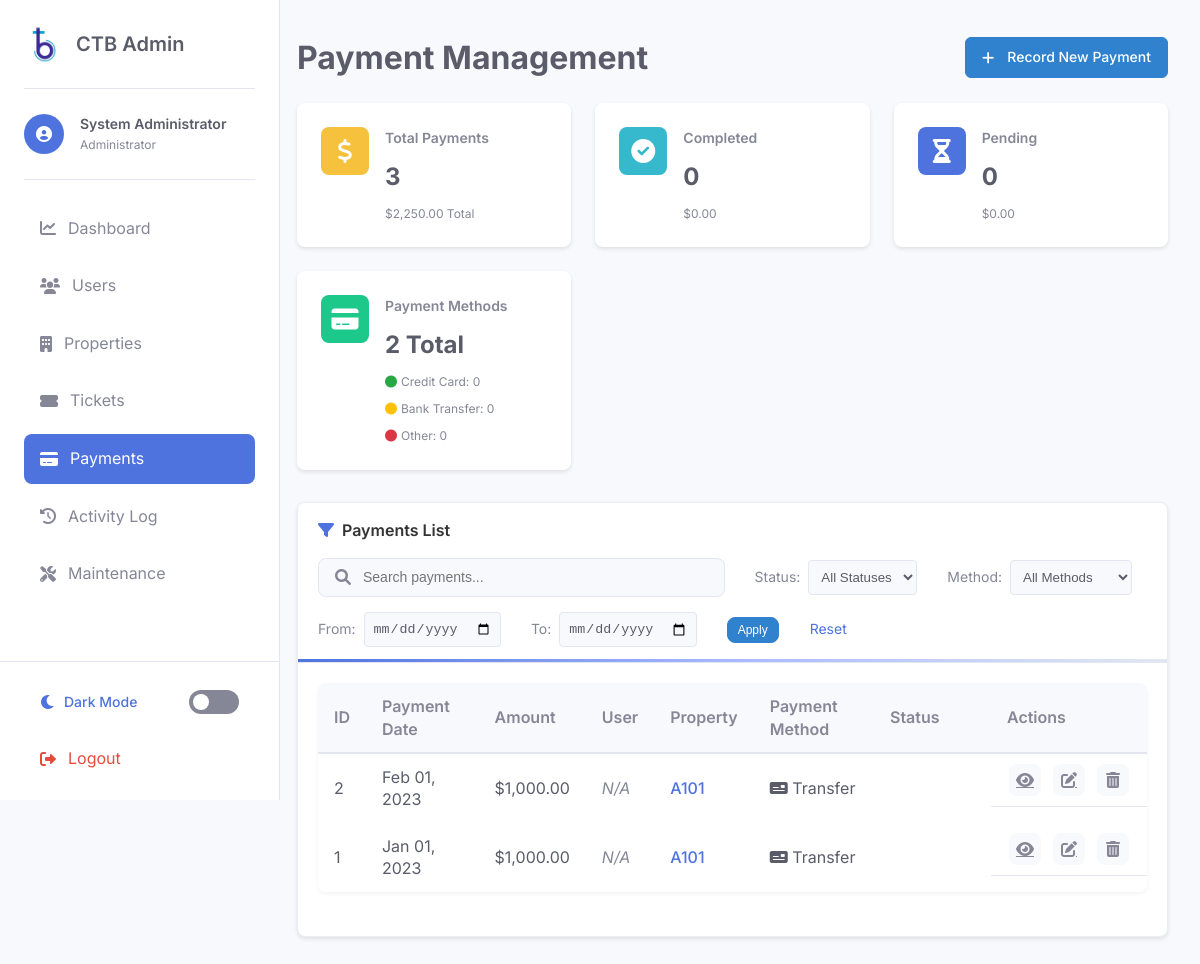
/admin/payments.php?payment_method=transfer (signed in), run on the app's committed database.
### tables this page shows
CREATE TABLE payments (
    id INT AUTO_INCREMENT PRIMARY KEY,
    property_id INT NOT NULL,
    amount DECIMAL(10,2) NOT NULL,
    month DATE NOT NULL,
    status ENUM('paid', 'pending', 'cancelled', 'failed') DEFAULT 'pending',
    type ENUM('transfer', 'cheque') DEFAULT 'transfer',
    created_at TIMESTAMP DEFAULT CURRENT_TIMESTAMP,
    updated_at TIMESTAMP DEFAULT CURRENT_TIMESTAMP ON UPDATE CURRENT_TIMESTAMP,
    FOREIGN KEY (property_id) REFERENCES properties(id) ON DELETE CASCADE
);

CREATE TABLE properties (
    id INT AUTO_INCREMENT PRIMARY KEY,
    type ENUM('apartment', 'parking') NOT NULL,
    identifier VARCHAR(50) NOT NULL UNIQUE,
    user_id INT,
    created_at TIMESTAMP DEFAULT CURRENT_TIMESTAMP,
    updated_at TIMESTAMP DEFAULT CURRENT_TIMESTAMP ON UPDATE CURRENT_TIMESTAMP,
    FOREIGN KEY (user_id) REFERENCES users(id) ON DELETE SET NULL
);

### admin/payments.php (the view, shortened to what this page needs)
<?php
$search = $_GET['search'] ?? '';
$payment_method_filter = $_GET['payment_method'] ?? '';
$date_from = $_GET['date_from'] ?? '';
$date_to = $_GET['date_to'] ?? '';
$page = isset($_GET['page']) ? (int)$_GET['page'] : 1;
$items_per_page = 10;
$offset = ($page - 1) * $items_per_page;
try {
    $db = new PDO("mysql:host=" . DB_HOST . ";dbname=" . DB_NAME, DB_USER, DB_PASS);
    $db->setAttribute(PDO::ATTR_ERRMODE, PDO::ERRMODE_EXCEPTION);
    $query = "SELECT p.*,
              p.type as payment_method,
              u.name as user_name,
              pr.identifier as property_identifier
              FROM payments p
              LEFT JOIN properties pr ON p.property_id = pr.id
              LEFT JOIN users u ON pr.user_id = u.id
              WHERE 1=1";
    $count_query = "SELECT COUNT(*) as total FROM payments p WHERE 1=1";
    $params = [];
    if (!empty($payment_method_filter)) {
        $query .= " AND p.type = :payment_method";
        $count_query .= " AND p.type = :payment_method";
        $params[':payment_method'] = $payment_method_filter;
    }
    $query .= " ORDER BY p.month DESC LIMIT :offset, :limit";
    $count_stmt = $db->prepare($count_query);
    foreach ($params as $key => $value) {
        $count_stmt->bindValue($key, $value);
    }
    $count_stmt->execute();
    $total = $count_stmt->fetch(PDO::FETCH_ASSOC)['total'];
    $stmt = $db->prepare($query);
    foreach ($params as $key => $value) {
        $stmt->bindValue($key, $value);
    }
    $stmt->bindValue(':offset', $offset, PDO::PARAM_INT);
    $stmt->bindValue(':limit', $items_per_page, PDO::PARAM_INT);
    $stmt->execute();
    $payments = $stmt->fetchAll(PDO::FETCH_ASSOC);
    $stats_query = "SELECT
                    SUM(amount) as total_amount,
                    COUNT(*) as total_count
                    FROM payments";
    $stats_stmt = $db->prepare($stats_query);
    $stats_stmt->execute();
    $payment_stats = $stats_stmt->fetch(PDO::FETCH_ASSOC);
    $status_query = "SELECT status, COUNT(*) as count, SUM(amount) as total
                     FROM payments
                     GROUP BY status";
    $status_stmt = $db->prepare($status_query);
    $status_stmt->execute();
    $status_stats = [];
    while ($row = $status_stmt->fetch(PDO::FETCH_ASSOC)) {
        $status_stats[$row['status']] = [
            'count' => $row['count'],
            'total' => $row['total']
        ];
    }
    $method_query = "SELECT type as payment_method, COUNT(*) as count
                    FROM payments
                    GROUP BY type";
    $method_stmt = $db->prepare($method_query);
    $method_stmt->execute();
    $method_stats = [];
    while ($row = $method_stmt->fetch(PDO::FETCH_ASSOC)) {
        $method_stats[$row['payment_method']] = $row['count'];
    }
} catch (PDOException $e) {
    $_SESSION['error'] = "Database error: " . $e->getMessage();
    $payments = [];
    $total = 0;
    $total_pages = 0;
    $payment_stats = ['total_amount' => 0, 'total_count' => 0];
    $status_stats = [];
    $method_stats = [];
}
?>
<!DOCTYPE html>
<html lang="en">
<head>
    <link rel="stylesheet" href="https://cdnjs.cloudflare.com/ajax/libs/font-awesome/6.0.0/css/all.min.css">
    <link rel="stylesheet" href="css/admin-style.css">
</head>
<body>
    <div class="admin-container">
        <?php include 'includes/admin-sidebar.php'; ?>
        <main class="main-content">
            <div class="page-header">
                <h1>Payment Management</h1>
                <a href="add-payment.php" class="btn btn-primary">
                    <i class="fas fa-plus"></i>
                    Record New Payment
                </a>
            </div>
            <div class="stats-grid">
                <div class="stat-card">
                    <div class="stat-icon payments">
                        <i class="fas fa-dollar-sign"></i>
                    </div>
                    <div class="stat-details">
                        <h3>Total Payments</h3>
                        <div class="stat-number"><?php echo isset($payment_stats['total_count']) ? $payment_stats['total_count'] : 0; ?></div>
                        <div class="stat-breakdown">
                            <span>$<?php echo isset($payment_stats['total_amount']) ? number_format($payment_stats['total_amount'], 2) : '0.00'; ?> Total</span>
                        </div>
                    </div>
                </div>
                <div class="stat-card">
                    <div class="stat-icon tickets">
                        <i class="fas fa-check-circle"></i>
                    </div>
                    <div class="stat-details">
                        <h3>Completed</h3>
                        <div class="stat-number"><?php echo isset($status_stats['completed']['count']) ? $status_stats['completed']['count'] : 0; ?></div>
                        <div class="stat-breakdown">
                            <span>$<?php echo isset($status_stats['completed']['total']) ? number_format($status_stats['completed']['total'], 2) : '0.00'; ?></span>
                        </div>
                    </div>
                </div>
                <div class="stat-card">
                    <div class="stat-icon users">
                        <i class="fas fa-hourglass-half"></i>
                    </div>
                    <div class="stat-details">
                        <h3>Pending</h3>
                        <div class="stat-number"><?php echo isset($status_stats['pending']['count']) ? $status_stats['pending']['count'] : 0; ?></div>
                        <div class="stat-breakdown">
                            <span>$<?php echo isset($status_stats['pending']['total']) ? number_format($status_stats['pending']['total'], 2) : '0.00'; ?></span>
                        </div>
                    </div>
                </div>
                <div class="stat-card">
                    <div class="stat-icon properties">
                        <i class="fas fa-credit-card"></i>
                    </div>
                    <div class="stat-details">
                        <h3>Payment Methods</h3>
                        <div class="stat-number"><?php echo $total; ?> Total</div>
                        <div class="stat-breakdown">
                            <span><i class="fas fa-circle" style="color: #28a745;"></i> Credit Card: <?php echo isset($method_stats['credit_card']) ? $method_stats['credit_card'] : 0; ?></span>
                            <span><i class="fas fa-circle" style="color: #ffc107;"></i> Bank Transfer: <?php echo isset($method_stats['bank_transfer']) ? $method_stats['bank_transfer'] : 0; ?></span>
                            <span><i class="fas fa-circle" style="color: #dc3545;"></i> Other: <?php echo isset($method_stats['other']) ? $method_stats['other'] : 0; ?></span>
                        </div>
                    </div>
                </div>
            </div>
            <div class="card user-filter-card">
                <div class="card-header user-filter-header">
                    <h3><i class="fas fa-filter"></i> Payments List</h3>
                    <form id="filter-form" action="payments.php" method="GET" class="filter-form">
                        <div class="filter-wrapper">
                            <div class="search-filter">
                                <div class="search-bar">
                                    <i class="fas fa-search"></i>
                                    <input type="text" placeholder="Search payments..." name="search" value="<?php echo htmlspecialchars($search); ?>" autocomplete="off" autofocus>
                                </div>
                            </div>
                            <div class="filter-group">
                                <label for="status">Status:</label>
                                <select name="status" id="status" onchange="this.form.submit()">
                                    <option value="">All Statuses</option>
                                </select>
                            </div>
                            <div class="filter-group">
                                <label for="payment_method">Method:</label>
                                <select name="payment_method" id="payment_method" onchange="this.form.submit()">
                                    <option value="">All Methods</option>
                                </select>
                            </div>
                            <div class="filter-group">
                                <label for="date_from">From:</label>
                                <input type="date" id="date_from" name="date_from" value="<?php echo $date_from; ?>">
                            </div>
                            <div class="filter-group">
                                <label for="date_to">To:</label>
                                <input type="date" id="date_to" name="date_to" value="<?php echo $date_to; ?>">
                            </div>
                            <button type="submit" class="btn btn-primary btn-sm">Apply</button>
                            <a href="payments.php" class="reset-link">Reset</a>
                        </div>
                    </form>
                </div>
                <div class="card-body">
                    <?php if (empty($payments)): ?>
                        <div class="empty-state">
                            <i class="fas fa-credit-card"></i>
                            <p>No payments found. Try adjusting your filters or add a new payment.</p>
                            <a href="add-payment.php" class="btn btn-primary">Record New Payment</a>
                        </div>
                    <?php else: ?>
                        <div class="table-responsive">
                            <table class="table">
                                <thead>
                                    <tr>
                                        <th>ID</th>
                                        <th>Payment Date</th>
                                        <th>Amount</th>
                                        <th>User</th>
                                        <th>Property</th>
                                        <th>Payment Method</th>
                                        <th>Status</th>
                                        <th>Actions</th>
                                    </tr>
                                </thead>
                                <tbody>
                                    <?php foreach ($payments as $payment): ?>
                                        <tr>
                                            <td><?php echo $payment['payment_id'] ?? $payment['id']; ?></td>
                                            <td><?php echo date('M d, Y', strtotime($payment['month'])); ?></td>
                                            <td>$<?php echo number_format($payment['amount'], 2); ?></td>
                                            <td>
                                                <?php if (isset($payment['user_id']) && $payment['user_id']): ?>
                                                    <a href="view-user.php?id=<?php echo $payment['user_id']; ?>" class="user-link">
                                                        <?php echo htmlspecialchars($payment['user_name']); ?>
                                                    </a>
                                                <?php else: ?>
                                                    <span class="text-muted">N/A</span>
                                                <?php endif; ?>
                                            </td>
                                            <td>
                                                <?php if (isset($payment['property_id']) && $payment['property_id']): ?>
                                                    <a href="view-property.php?id=<?php echo $payment['property_id']; ?>" class="property-link">
                                                        <?php echo htmlspecialchars($payment['property_identifier']); ?>
                                                    </a>
                                                <?php else: ?>
                                                    <span class="text-muted">N/A</span>
                                                <?php endif; ?>
                                            </td>
                                            <td>
                                                <?php
                                                    $methodIcon = '';
                                                    $payment_method = isset($payment['payment_method']) ? $payment['payment_method'] : 'other';
                                                    switch ($payment_method) {
                                                        default:
                                                            $methodIcon = '<i class="fas fa-money-check"></i> ';
                                                    }
                                                    $paymentMethodDisplay = $payment_method ? ucfirst(str_replace('_', ' ', $payment_method)) : 'Other';
                                                    echo $methodIcon . $paymentMethodDisplay;
                                                ?>
                                            </td>
                                            <td>
                                                <?php
                                                    $statusClass = '';
                                                ?>
                                                <span class="status-indicator status-<?php echo $statusClass; ?>">
                                                </span>
                                            </td>
                                            <td class="actions">
                                                <a href="view-payment.php?id=<?php echo $payment['id']; ?>" class="btn-icon" title="View Payment">
                                                    <i class="fas fa-eye"></i>
                                                </a>
                                                <a href="edit-payment.php?id=<?php echo $payment['id']; ?>" class="btn-icon" title="Edit Payment">
                                                    <i class="fas fa-edit"></i>
                                                </a>
                                                <a href="javascript:void(0);" class="btn-icon delete-payment" data-id="<?php echo $payment['id']; ?>" title="Delete Payment">
                                                    <i class="fas fa-trash-alt"></i>
                                                </a>
                                            </td>
                                        </tr>
                                    <?php endforeach; ?>
                                </tbody>
                            </table>
                        </div>
                    <?php endif; ?>
                </div>
            </div>
        </main>
    </div>
</body>
</html>

### data on the page
payments: id "2", month "Feb 01, 2023", amount "1,000.00", property.identifier "A101", type "Transfer"
payments: id "1", month "Jan 01, 2023", amount "1,000.00", property.identifier "A101", type "Transfer"

### other printed values
$_SESSION['name'] "System Administrator"
$payment_stats['total_count'] "3"
$payment_stats['total_amount'] "2,250.00"
$total "2"
